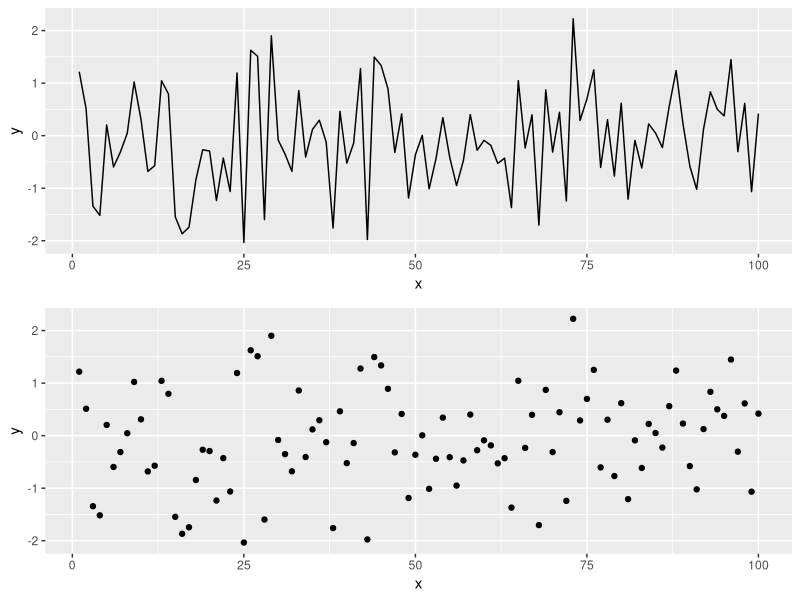
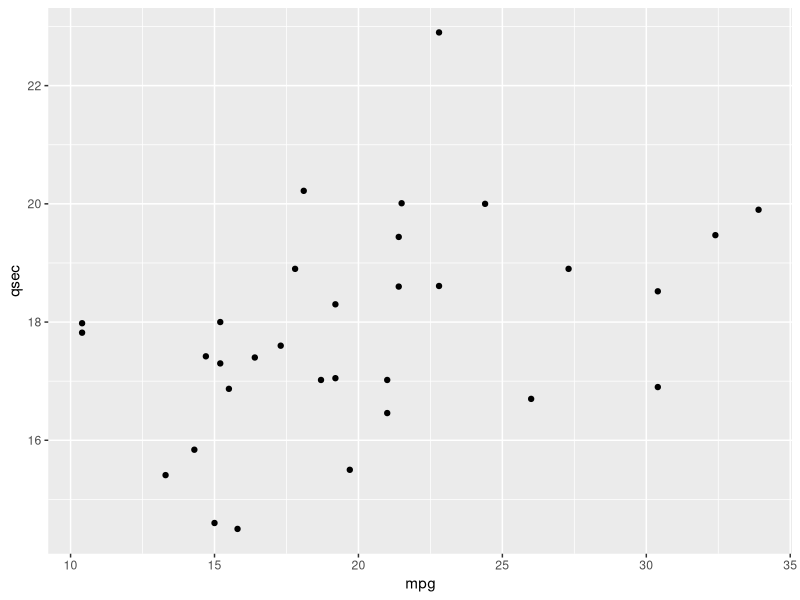

These charts were generated, in order, by the following R code:
## ---- chunk 1
knitr::opts_chunk$set(echo = TRUE, fig.width = 8, fig.height = 8, fig.alig = "center")
## ---- chunk 2
library(tidyverse)
library(gridExtra)
## ---- chunk 3
# Simulating data according to a normal distribution
x <- seq(1:100)
y <- rnorm(100) # Generating data form a normal distribution with mean 0 and variance 1
data <- data.frame(x = x, y = y ) # Creating a data frame
p1 = ggplot(data, aes(x= x, y = y)) +
geom_line()
p2 = ggplot(data, aes(x= x, y = y)) +
geom_point()
grid.arrange(p1, p2)
## ---- chunk 4
data(mtcars)
head(mtcars,5)
ggplot(mtcars, aes(x=mpg,y=qsec)) + geom_point()
